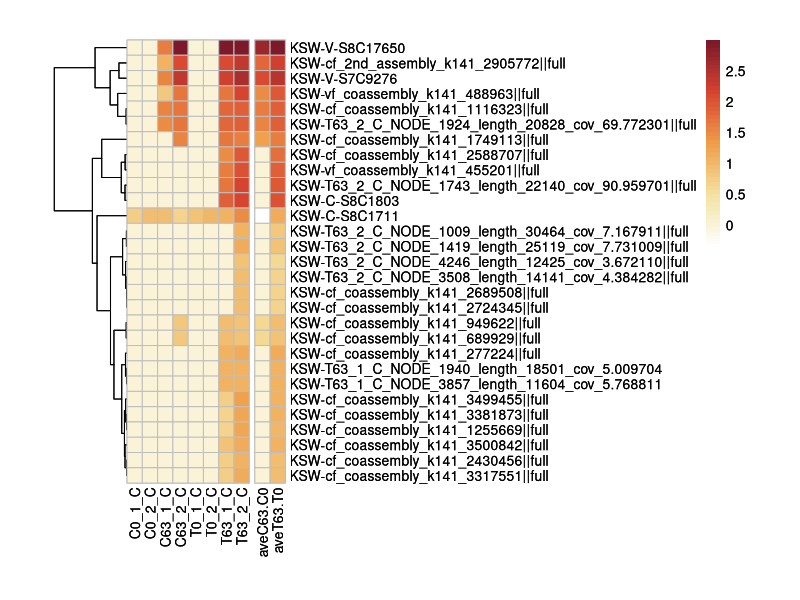
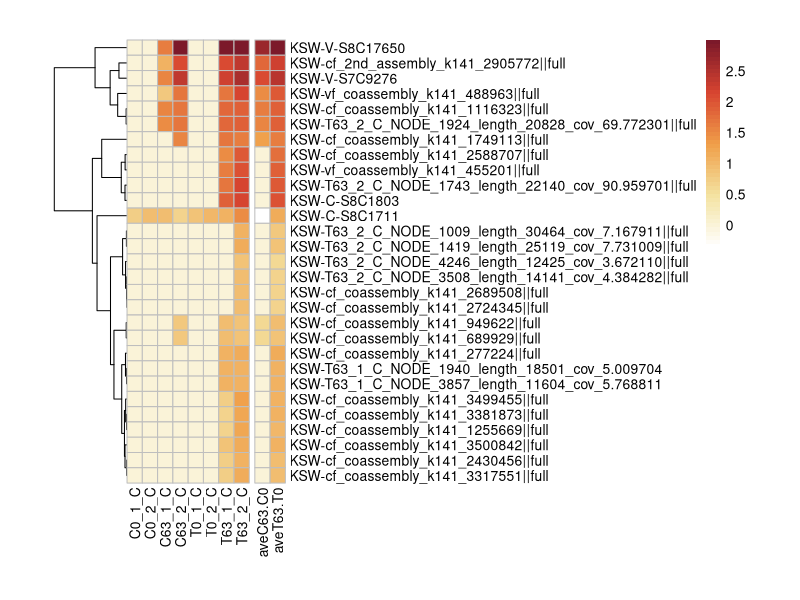

These figures' R source, in order:
library(pheatmap)
library(ggplot2)

data <- read.table("enriched_input.txt",header=T,row.names=1,sep="\t",comment.char="")
data <- log10(data+1)

p <- pheatmap(data, cluster_cols = F, cluster_rows = T,   
         border_color = "gray",                              
         gaps_col = c(8),   
         angle_col = 90,    
         color = colorRampPalette(c("#FFFFFF", "#F4E3A1", "#F09F49", "#D84531", "#7C192A"))(50), 
         cellwidth = 11, cellheight = 11)   
p
ggsave(paste("./", "heatmap.pdf", sep=""), p, width = 10, height = 20)






